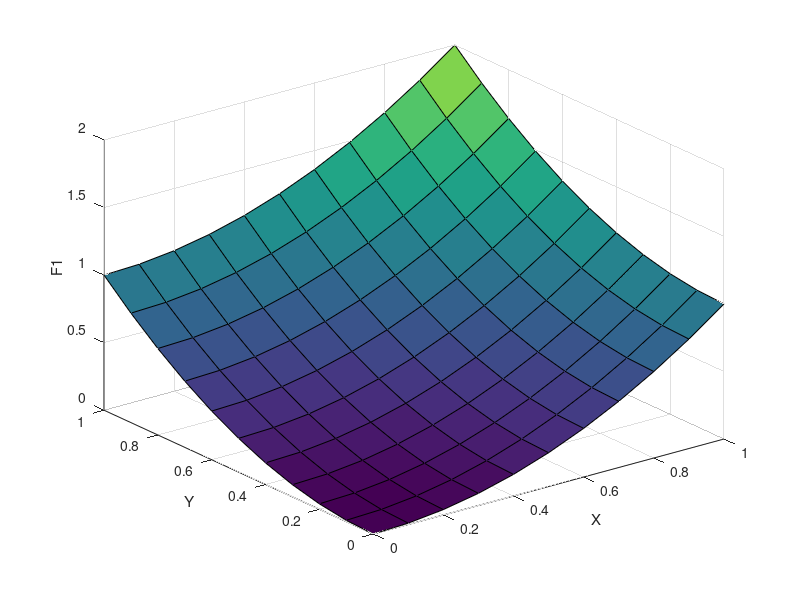
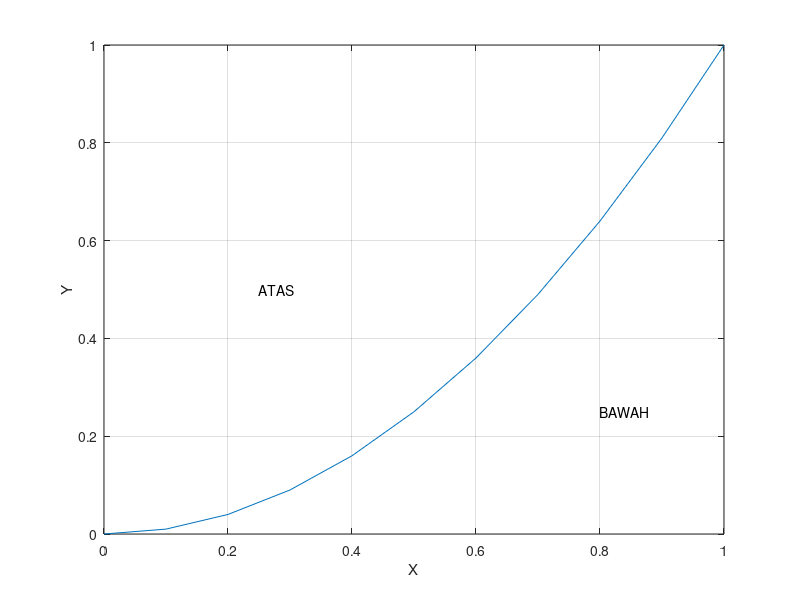

MATLAB code for these plots, in order:
clear all;
close all;

x = 0:0.1:1;
y = 0:0.1:1;
z = 0:0.1:2;
[X,Y] = meshgrid(x,y);
[XF2, ZF2] = meshgrid(x,z);

F1 = X.^2 + Y.^2;
F2 = XF2.^2;
%surf(XF2, F2, ZF2); hold on;
surf(X, Y, F1);
xlabel("X");
ylabel("Y");
zlabel("F1"); hold off;

figure(2)
f2 = x.^2;
plot(x,f2); grid on;
xlabel("X");
ylabel("Y");

txt1 = 'ATAS';
text(0.25,0.5,txt1);

txt2 = 'BAWAH';
text(0.8,0.25,txt2);